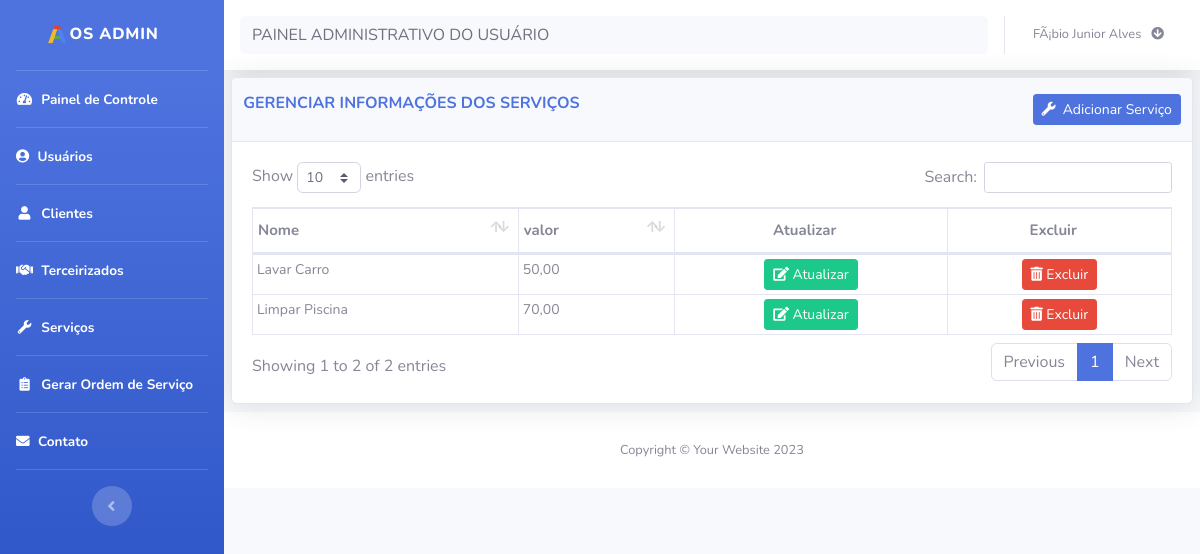
Screenshot of /servico/servico.php (signed in) with the database file from the repository.
### tables this page shows
CREATE TABLE IF NOT EXISTS `servico` (
  `cod` int(11) NOT NULL AUTO_INCREMENT,
  `nome` varchar(100) NOT NULL,
  `valor` decimal(10,0) NOT NULL,
  `data` date NOT NULL,
  PRIMARY KEY (`cod`)
);

### bd/bd_generico.php (called while the page is built, shortened)
<?php
function listaDados($tabela){
    $conexao = conecta_bd();
    $query = $conexao->prepare("SELECT * FROM $tabela
                ORDER BY nome");
    $query->execute();
    $lista = $query->fetchAll(PDO::FETCH_ASSOC);
    return $lista;
}
?>

### servico/servico.php (the view, shortened to what this page needs)
<?php
require_once('../layout/header.php');
require_once('../layout/sidebar.php');
?>
<div id="content">
    <?php require_once('../layout/navbar.php');?>
    <div class="container-fluid">
        <div class="card shadow mb-2">
            <div class="card-header py-3">
                <div class="row">
                    <div class="col-md-8">
                        <h6 class="m-0 font-weight-bold text-primary" id="title">GERENCIAR INFORMAÇÕES DOS SERVIÇOS</h6>
                    </div>
                    <div class="col-md-4 card_button_title">
                        <a title="Adicionar novo serviço" href="cad_servico.php"><button type="button" class="btn btn-primary btn-sm card_button_title" data-toggle="modal" id=" "> <i class="fas fa-fw fa-wrench">&nbsp;</i> Adicionar Serviço</button></a>
                    </div>
                </div>
            </div>
            <div class="card-body">
                <div class="table-responsive">
                    <table class="table table-bordered" id="dataTable" width="100%" cellspacing="0">
                        <thead>
                            <tr>
                                <th>Nome</th>
                                <th>valor</th>
                                <th class="text-center" data-orderable="false">Atualizar</th>
                                <th class="text-center" data-orderable="false">Excluir</th>
                            </tr>
                        </thead>
                        <tbody>
                            <?php
                            require_once ("../bd/bd_generico.php");
                            $tabela= "servico";
                            $servicos = listaDados($tabela);
                            foreach($servicos as $dados):
                                ?>
                                <tr>
                                    <td><?= $dados['nome'] ?></td>
                                    <td><?= number_format($dados['valor'] ,2,",",".");?></td>
                                    <td class="text-center">
                                        <a title="Atualizar" href="editar_servico.php?cod=<?=$dados['cod']; ?>" class="btn btn-sm btn-success"><i class="fas fa-edit">&nbsp;</i>Atualizar</a>
                                    </td>
                                    <td class="text-center">
                                        <a title="Excluir" href="javascript(void)" data-toggle="modal" data-target="#excluir-<?=$dados['cod'];?>" class="btn btn-sm btn-danger"><i class="fas fa-trash-alt">&nbsp;</i>Excluir</a>
                                    </td>
                                </tr>
                            <?php endforeach ?>
                        </tbody>
                    </table>
                </div>
            </div>
        </div>
    </div>
    <?php
    require_once('../layout/footer.php');
    ?>

### css/custom.css (style rules this page uses)
.card_button_title { float: right; }
.table td, .table th { padding-right: 0; }
.table td { padding: .25rem; font-size: 14px; }
.table_resultfim td, th { padding: .87rem !important; }
.table_result td, th { padding: 1.1rem !important; }
.table th { padding-top: 10px !important; padding-bottom: 10px !important; padding-left: 5px !important; font-size: 15px; }
.table_process td, .table th { padding-right: 0; }

### rows the page displays
servico: nome "Lavar Carro", valor "50,00"
servico: nome "Limpar Piscina", valor "70,00"

### other values shown
$_SESSION['nome_usu'] "FÃ¡bio Junior Alves"
